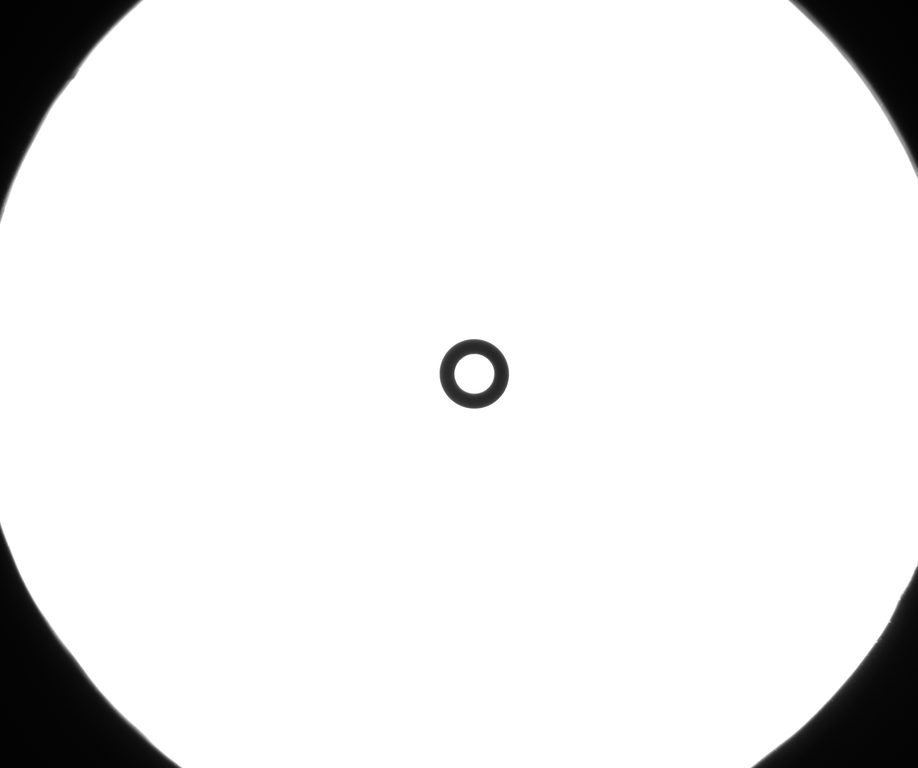
%> input picture resimler_kalınlıklar_farklı/snapshot1.png, 918 x 768 px, shrunk from 2448 x 2048 before the run
$ octave --eval "result = find_inner_diameter(imread('resimler_kalınlıklar_farklı/snapshot1.png'));"   (GNU Octave 9; MATLAB toolbox functions it lacks are replaced by stand-ins)
%> lines starting %> are read from the running program, lines starting %| are printed output that depends on the picture; in (x1, y1, x2, y2) boxes, pixels count from 0 and x2, y2 are one past the last pixel; in counts of white or black regions, pixels touching at a corner belong together; the program's own positions count from 1
function [im_inner] = find_inner_diameter(im)
%UNTITLED2 Summary of this function goes here
%   Detailed explanation goes here
    im_binary = im<254;
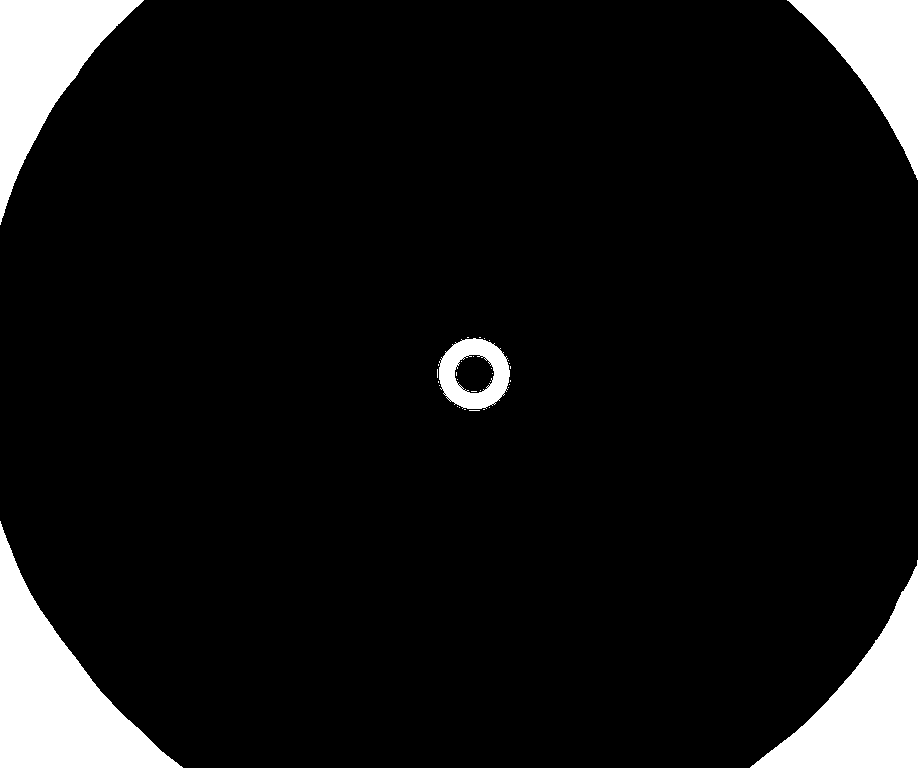
%> im_binary: size 768x918 logical; 8.2% white; 34 white regions (29 under 20 px), largest, box (x1, y1, x2, y2) and area: (0, 521, 183, 768) 18106, (750, 560, 918, 768) 14055, (0, 0, 144, 225) 12960, (787, 0, 918, 180) 9948, (439, 338, 510, 409) 2847
    im_binary = imfill(im_binary,"holes");
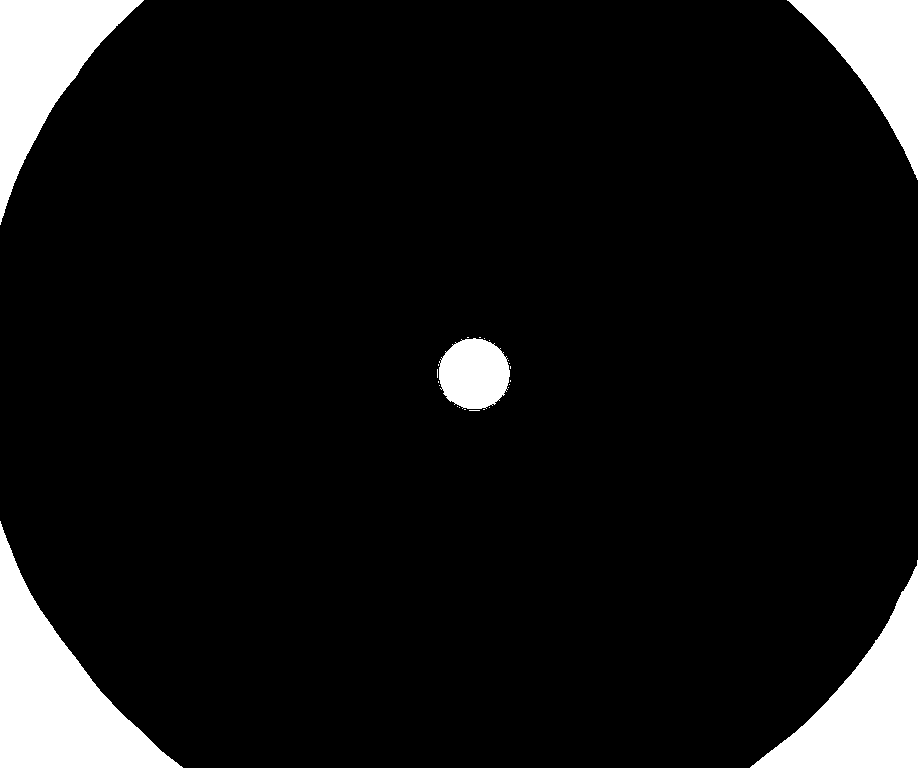
%> im_binary: size 768x918 logical; 8.4% white; 25 white regions (20 under 20 px), largest, box (x1, y1, x2, y2) and area: (0, 521, 183, 768) 18106, (750, 560, 918, 768) 14055, (0, 0, 144, 225) 12960, (787, 0, 918, 180) 9948, (439, 338, 510, 409) 3979
    cc = bwconncomp(im_binary);
%> cc = 25 connected components
    stats = regionprops(cc, 'Centroid', 'Area', 'EquivDiameter');
%> stats = 25 regions; largest, Area, Centroid and EquivDiameter: 18106 [56.2 695.8] 151.8, 14055 [867.4 706.9] 133.8, 12960 [44.1 67] 128.5, 9948 [878.2 55.6] 112.5, 3979 [474.8 374.5] 71.18
    % 'Area' değerlerini al
    areas = [stats.Area];
%> areas = 25 values, max 18106 at index 2, min 1 at index 7, mean 2363.8

    % En büyük alanı ve indeksini bul
    [maxArea, maxIdx] = max(areas);
%> maxArea = 18106; maxIdx = 2

    % En büyük objenin bilgileri
    largestObj = stats(maxIdx);
%> largestObj = 1 region; Area, Centroid and EquivDiameter: 18106 [56.2 695.8] 151.8


    % Çemberin merkezi ve yarıçapı (örnek değerler)
    centerX = largestObj.Centroid(1);
%> centerX = 56.18
    centerY = largestObj.Centroid(2);
%> centerY = 695.8
    radius = largestObj.EquivDiameter/2 - 50;
%> radius = 25.92

    % Görüntü boyutları
    [height, width] = size(im);
%> height = 768; width = 918

    % Koordinat matrisleri oluştur
    [xGrid, yGrid] = meshgrid(1:width, 1:height);

    % Çember maskesi oluştur: (x - cx)^2 + (y - cy)^2 <= r^2
    circleMask = (xGrid - centerX).^2 + (yGrid - centerY).^2 <= radius^2;
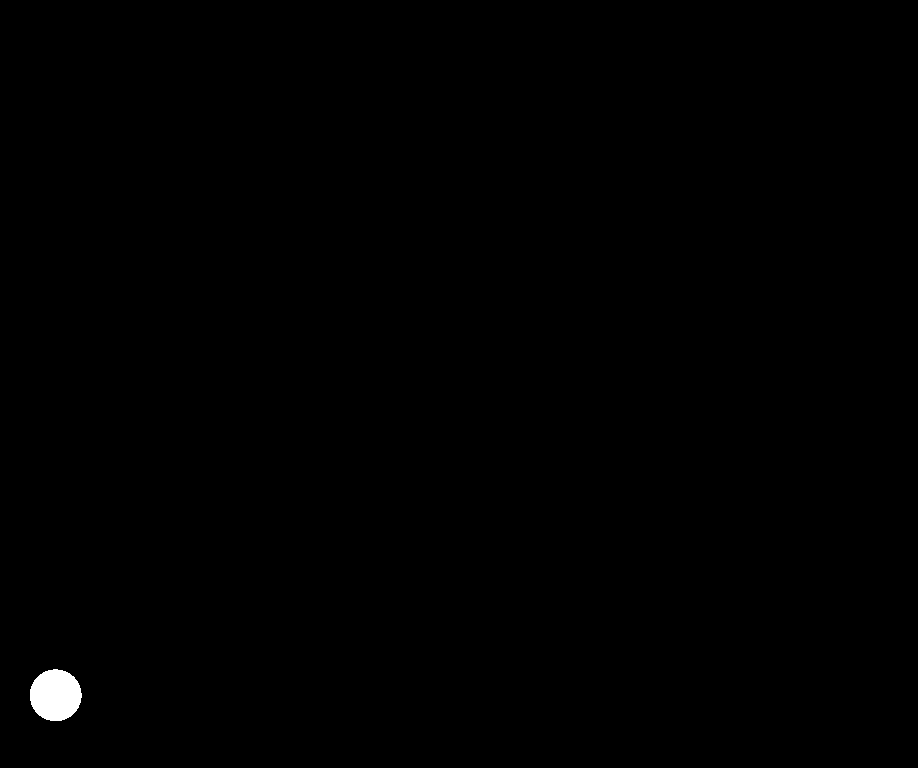
%> circleMask: size 768x918 logical; 0.3% white; 1 white region, box (x1, y1, x2, y2) and area: (30, 669, 82, 721) 2114

    im2 = im<255;
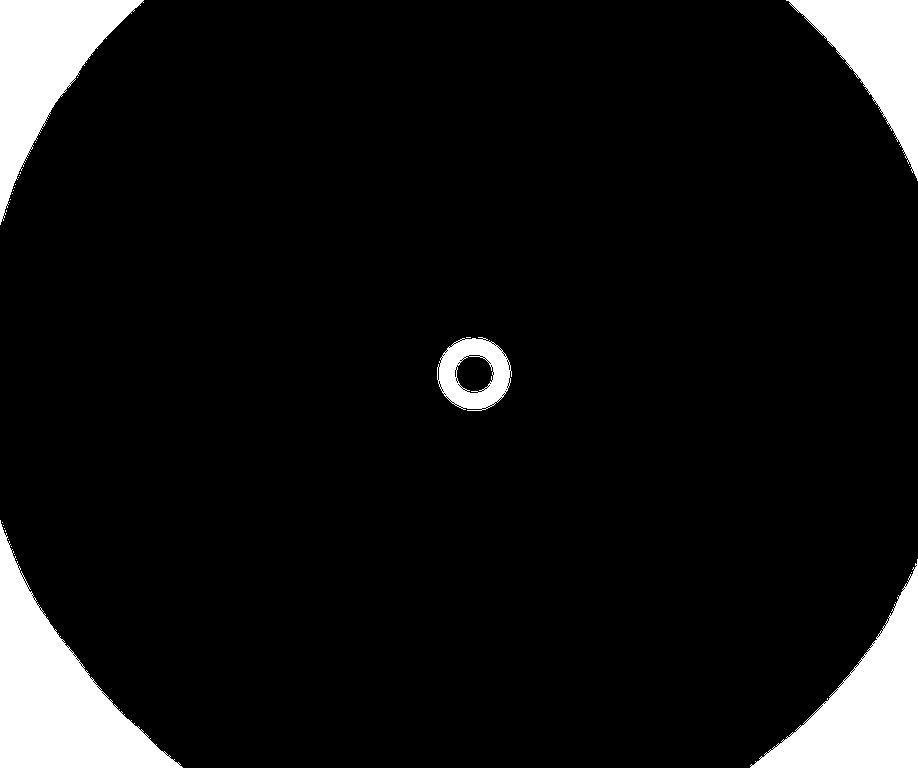
%> im2: size 768x918 logical; 8.3% white; 28 white regions (23 under 20 px), largest, box (x1, y1, x2, y2) and area: (0, 520, 183, 768) 18273, (750, 559, 918, 768) 14234, (0, 0, 144, 225) 13046, (786, 0, 918, 181) 10077, (437, 337, 512, 411) 3078
    im3 = imfill(im2,"holes");
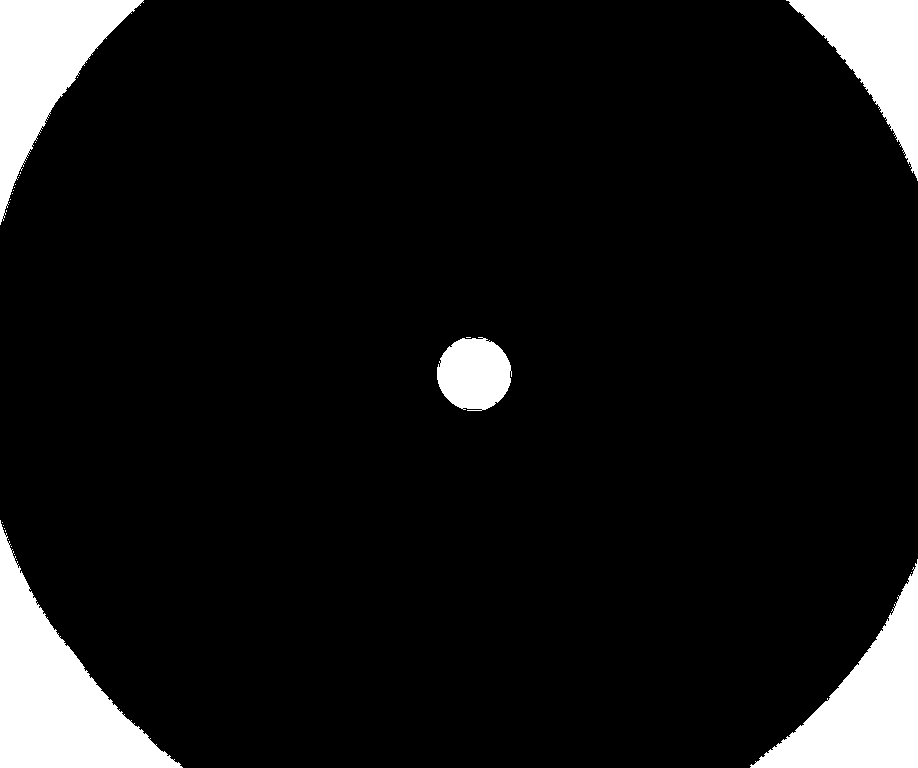
%> im3: size 768x918 logical; 8.5% white; 28 white regions (23 under 20 px), largest, box (x1, y1, x2, y2) and area: (0, 520, 183, 768) 18358, (750, 559, 918, 768) 14343, (0, 0, 144, 225) 13062, (786, 0, 918, 181) 10147, (437, 337, 512, 411) 4263
    im4 = uint8(im3).*im;
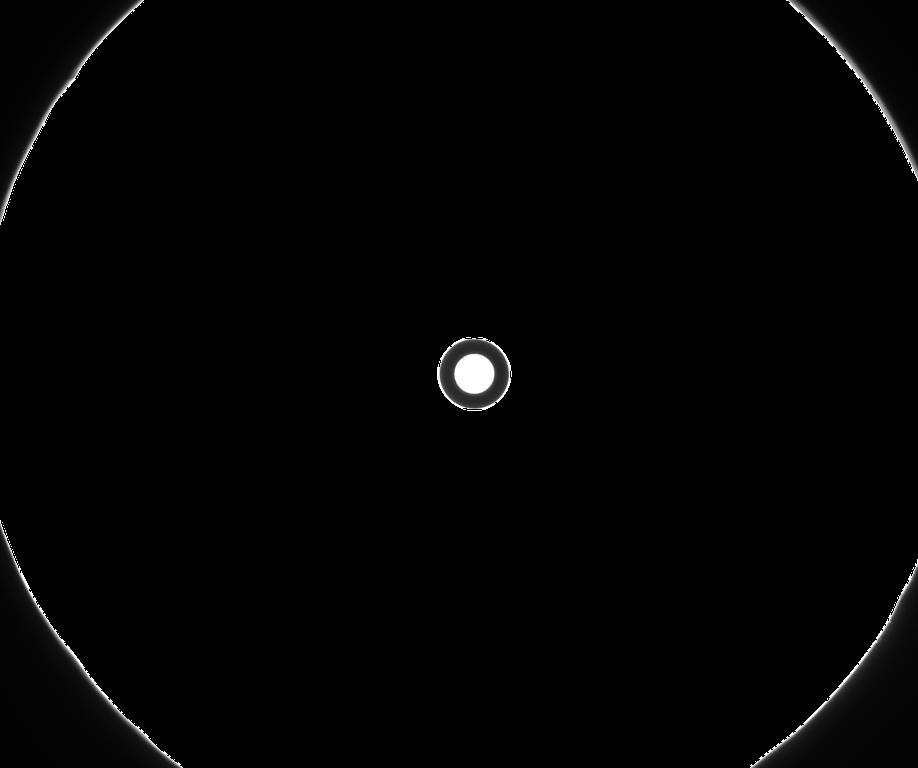
%> im4: size 768x918 uint8; min 0, max 255, mean 2.7

    % Maskeyi uygula
    im_inner = uint8(circleMask) .* im4;

    % Sonucu göster
%     imshow(im_inner);
%     title('Only pixels inside the circle are kept');
end
